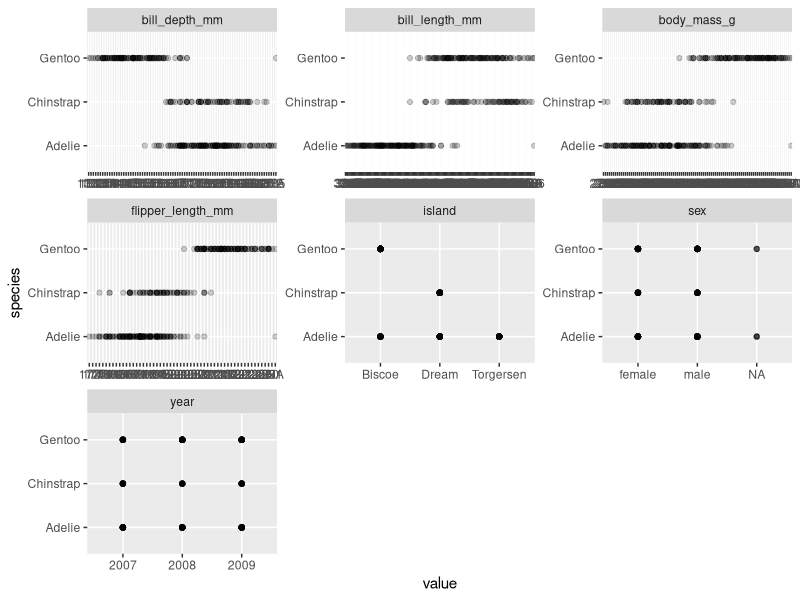
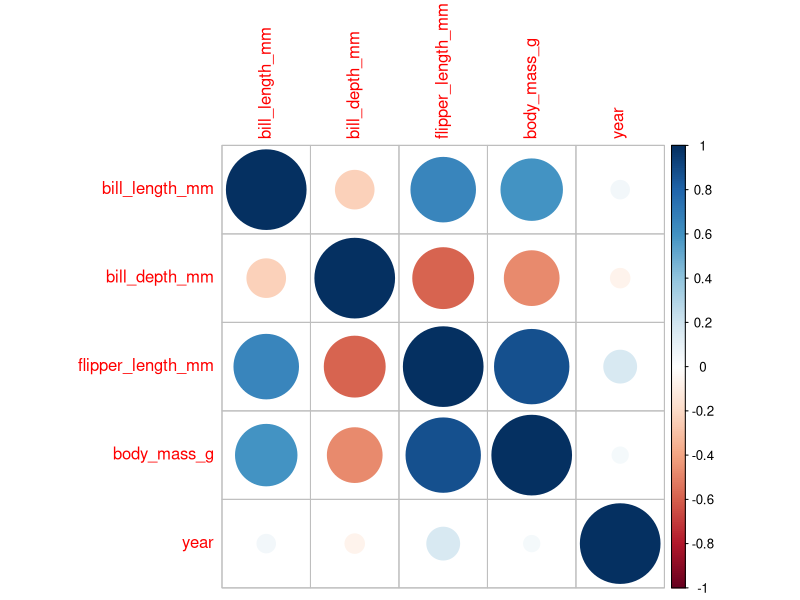
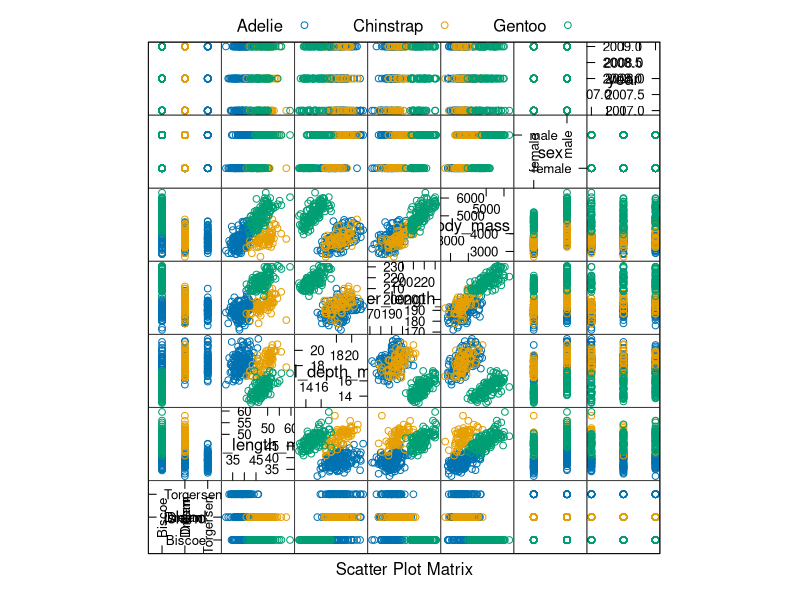

Write R code to recreate these figures, in order.
## ---- chunk 1
knitr::opts_chunk$set(echo = TRUE)
## ---- chunk 2
library(palmerpenguins)
library(tidyverse)
library(dplyr)
library(ggplot2)
library(mice)
library(MASS)
library(caret)
library(e1071)
## ---- chunk 3
#We're going to deal with the Palmer penguins dataset:
data(penguins)

#Perform 'light EDA' to familiarize ourselves with the dataset:
glimpse(penguins)
summary(penguins)
## ---- chunk 4
#Scatter plot of all explanatory variables vs. response
tall <- gather(penguins, metric, value, -species)
ggplot(tall, aes(x = value, y = species)) +
  geom_point(alpha = .2) +
  geom_smooth(method = 'lm', se = FALSE) +
  facet_wrap(~metric, scales = 'free')

## ---- chunk 5
#Categories in species column
penguins %>%
  group_by(species, sex) %>%
  count()
## ---- chunk 6
#Correlation matrix
library(corrplot)
pen_corr <- penguins %>%
    select_if(is.numeric) %>%
    drop_na() %>%
    cor()
pen_corr

corrplot(pen_corr)

## ---- chunk 7
#Drop impertinent variables
skinny_penguins <- dplyr::select(penguins, -c(sex, year, flipper_length_mm))
##head(skinny_penguins) #verification
## ---- chunk 8
#summarize missing data totals by feature
colSums(is.na(skinny_penguins))
## ---- chunk 9
#Impute missing values
skinny_penguins <- mice(data = skinny_penguins, m = 1, method = "pmm", seed = 500)
skinny_penguins <- mice::complete(skinny_penguins, 1)

#verify absence of NA values in the dataset
colSums(is.na(skinny_penguins))

## ---- chunk 10
featurePlot(x = penguins[,-1], 
            y = penguins$species, 
            plot = "pairs",
            ## Add a key at the top
            auto.key = list(columns = 3))
## ---- chunk 11
#Split the data into 80% training and 20% test sets
set.seed(123)

partition <- skinny_penguins$species %>%
    createDataPartition(p = 0.8, list = FALSE)
train <- skinny_penguins[partition, ]
test <- skinny_penguins[-partition, ]

## ---- chunk 12
# Fit the model
pen_lda = lda(species ~ ., data = train)
pen_lda

pen_lda_trn_pred = predict(pen_lda, train)$class
pen_lda_tst_pred = predict(pen_lda, test)$class

calc_class_err = function(actual, predicted) {
  mean(actual != predicted)
}

calc_class_err(predicted = pen_lda_trn_pred, actual = train$species) #0
calc_class_err(predicted = pen_lda_tst_pred, actual = test$species) #0

table(predicted = pen_lda_tst_pred, actual = test$species)

## ---- chunk 13
# Fit the model based on 2 variables
pen_qda = qda(species ~ bill_length_mm + bill_depth_mm, data = train)
pen_qda

pen_qda_trn_pred = predict(pen_qda, train)$class
pen_qda_tst_pred = predict(pen_qda, test)$class

calc_class_err(predicted = pen_qda_trn_pred, actual = train$species)
calc_class_err(predicted = pen_qda_tst_pred, actual = test$species)

table(predicted = pen_qda_tst_pred, actual = test$species)
## ---- chunk 14
pen_nb = naiveBayes(species ~ ., data = train)
pen_nb

pen_nb_trn_pred = predict(pen_nb, train)
pen_nb_tst_pred = predict(pen_nb, test)

calc_class_err(predicted = pen_nb_trn_pred, actual = train$species)
calc_class_err(predicted = pen_nb_tst_pred, actual = test$species)

table(predicted = pen_nb_tst_pred, actual = test$species)

